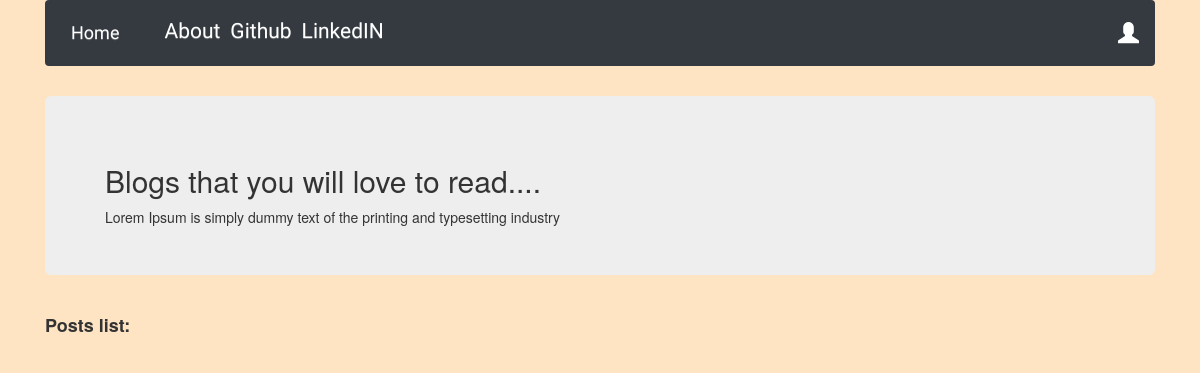
The app's page /, older data.
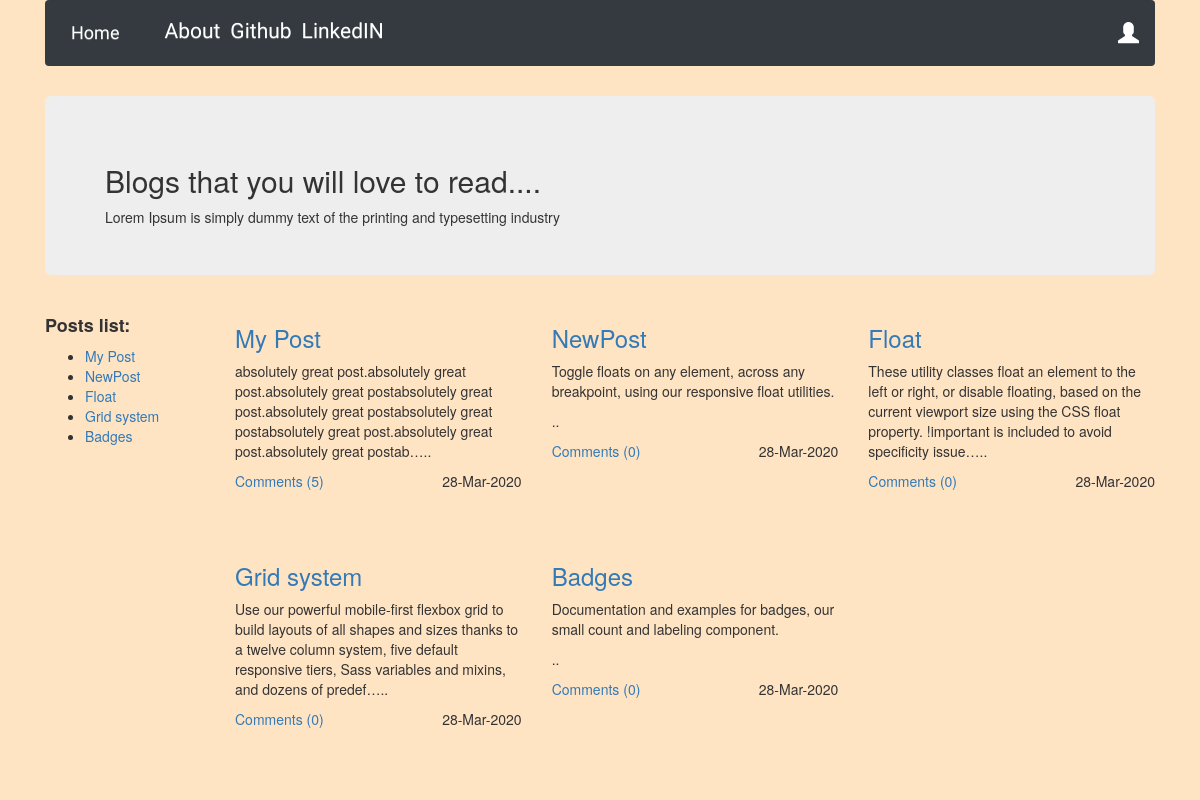
The same page, newer data.
### blog/models.py (models this page shows, shortened)
class Post(models.Model):
    author = models.ForeignKey('auth.User')
    title = models.CharField(max_length=264)
    text = models.TextField()
    created_date = models.DateField(default=timezone.now())
    published_date = models.DateField(blank=True, null=True)
    def approved_comments(self):
        return self.comments.filter(approved_comment= True)

### blog/views.py (the view)
# urls.py: url(r'^$',views.PostListView.as_view(), name='post_list'),
class PostListView(ListView):
    model = Post
    def get_queryset(self):
        return Post.objects.filter(published_date__lte=timezone.now()).order_by('published_date')

### blog/templates/blog/post_list.html
{% extends "blog/base.html" %}
{% block content %}
<div class="jumbotron">
    <h2>Blogs that you will love to read....</h2>
        Lorem Ipsum is simply dummy text of the printing and typesetting industry
</div>
<div class="row">
    <div class="col-2">
        <h4><strong>Posts list:</strong></h4>
        <ul>
        {% for post in post_list %}
            <li><a href="{% url 'post_detail' pk=post.pk %}">{{ post.title }}</a></li>
        {% endfor %}
        </ul>
    </div>
    <div class="col-10">
        <div class="row">
        {% for post in post_list %}
        <div class="postlist col-4">
            <h3><a href="{% url 'post_detail' pk=post.pk %}">{{ post.title }}</a></h3>
            <div class='date'>
                <p class="postconent">{{ post.text|safe|linebreaksbr|truncatechars:200}}..</p>
                <p class="float-right">{{ post.published_date|date:"d-M-Y" }}</p>
            </div>
            <a href="{% url 'post_detail' pk=post.pk %}">Comments ({{post.approved_comments.count}})</a>
        </div>
        {% endfor %}
        </div>
    </div>
</div>
{% endblock %}

### blog/templates/blog/base.html (shortened to what this page needs)
<!DOCTYPE html>
{% load staticfiles %}
<html>
    <head>
        <link rel="stylesheet" href="https://stackpath.bootstrapcdn.com/bootstrap/4.4.1/css/bootstrap.min.css">
        <link rel="stylesheet" href="https://maxcdn.bootstrapcdn.com/bootstrap/3.3.7/css/bootstrap.min.css">
        <link rel="stylesheet" href="https://maxcdn.bootstrapcdn.com/bootstrap/3.3.7/css/bootstrap-theme.min.css">
        <link rel="stylesheet" href="//cdn.jsdelivr.net/npm/medium-editor@latest/dist/css/medium-editor.min.css" type="text/css" media="screen" charset="utf-8">
        <link rel="stylesheet" href="{% static 'css/blog.css' %}">
    </head>
    <body class="loader">
        <div class="container techfont">
        <nav class="navbar navbar-expand-lg navbar-dark bg-dark ">
            <a class='navbar-brand bigbrand' href="{% url 'post_list' %}">Home</a>
            <div class="collapse navbar-collapse" id="navbarSupportedContent">
                <ul class="navbar-nav mr-auto">
                    <li class="nav-item active">
                        <a class="nav-link" href="{% url 'about' %}">About</a>
                    </li>
                    <li class="nav-item active">
                        <a class="nav-link" href="https://github.com/">Github</a>
                    </li>
                    <li class="nav-item active">
                        <a class="nav-link" href="https://www.linkedin.com/">LinkedIN</a>
                    </li>
                </ul>
                <ul class="navbar-nav navbar-right">
                    {% if user.is_authenticated %}
                    <li class="nav-item active">
                        <a class="nav-link" href="{% url 'post_new' %}">New Post</a></li>
                    <li class="nav-item active">
                        <a class="nav-link" href="{% url 'post_draft_list' %}">Drafts</a></li>
                    <li class="nav-item active">
                        <a class="nav-link" href="{% url 'logout' %}">Logout</a></li>
                    {% else %}
                    <li class="nav-item active"><a class="nav-link" href="{% url 'login' %}"><span class="glyphicon glyphicon-user"></span></a></li>
                    {% endif %}
                </ul>
            </div>
        </nav>
        </div>
        <div class='content container'>
            <div class="row">
                <div class="col-md-12">
                    <div class="blog_posts">
                        {% block content %}
                        {% endblock %}
                    </div>
                </div>
            </div>
        </div>
    </body></html>

### blog/static/css/blog.css (style rules this page uses)
.techfont { font-family: "Russo One",sans-serif; font-size: 1.5em; margin-bottom: 10px; }
body { background-color: bisque }
.postlist { height: 17em; }
.loader { filter:hue-rotate(0deg); color:linear-gradient(45deg,#0f8,#08f); animation:hue 1000ms infinite linear; }

Row changes from the older to the newer data that the page shows:
added Post: title "My Post", text "absolutely great post.absolutely great post.absolutely great postabsolutely great post.absolutely great postabsolutely great postabsolutely great post.absolutely great post.absolutely great postab…", published_date "28-Mar-2020", approved_comments.count "5"
added Post: title "NewPost", text "Toggle floats on any element, across any breakpoint, using our responsive float utilities.", published_date "28-Mar-2020", approved_comments.count "0"
added Post: title "Float", text "These utility classes float an element to the left or right, or disable floating, based on the current viewport size using the CSS float property. !important is included to avoid specificity issue…", published_date "28-Mar-2020", approved_comments.count "0"
added Post: title "Grid system", text "Use our powerful mobile-first flexbox grid to build layouts of all shapes and sizes thanks to a twelve column system, five default responsive tiers, Sass variables and mixins, and dozens of predef…", published_date "28-Mar-2020", approved_comments.count "0"
added Post: title "Badges", text "Documentation and examples for badges, our small count and labeling component.", published_date "28-Mar-2020", approved_comments.count "0"
